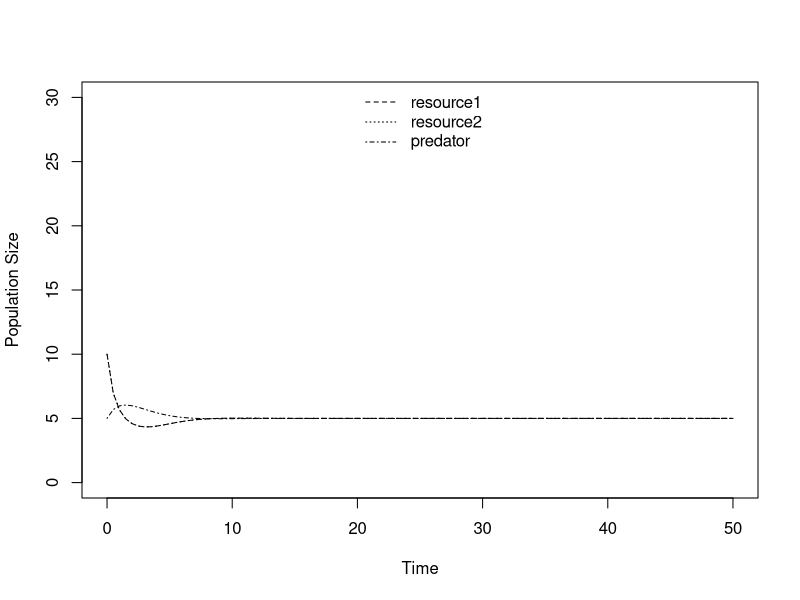
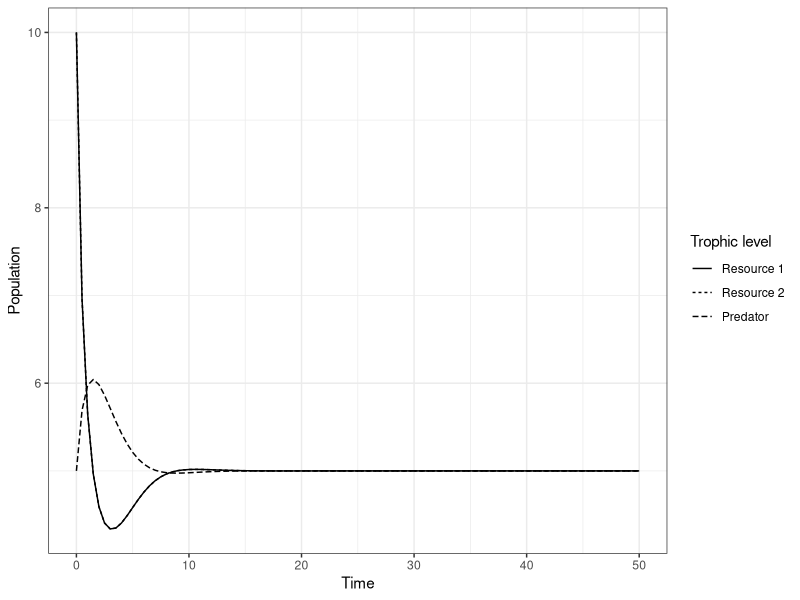

These figures' R source, in order:
library(deSolve)
library(ggplot2)
#From Abrams 1993. Effect of Increased Productivity on the Abundances of Trophic Levels.
#The American Naturalist, Vol. 141, No. 3. (Mar., 1993), pp. 351-371
#URL: http://links.jstor.org/sici?sici=0003-0147%28199303%29141%3A3%3C351%3AEOIPOT%3E2.0.CO%3B2-%23
#Model based on figure 2.3.

####FUNCTION####
predprey.log.prey <- function(t, y, params) {
  R1 <- y[1]
  R2 <- y[2]
  P <- y[3]
  with(as.list(params), {
    dR1.dt <- r * R1 * (1 - R1 / k) - a1 * R1 * P
    dR2.dt <- r * R2 * (1 - R2 / L)  - a2 * R2 * P
    dP.dt <- e1 * a1 * R1 * P + e2 * a2 * R2 * P - d * P
    return(list(c(dR1.dt, dR2.dt, dP.dt)))
  })
}
r <- 2 #Intrinsic growth rate of resource (logistic)
e1 <- 0.2 #Efficacy of take-up from resource 1 to predator
e2 <- 0.2 #Efficacy of take-up from resource 2 to predator
a1 <- 0.2 #Attack rate of predator on resource 1
a2 <- 0.2 #Attack rate of predator on resource 2
d <- 0.4 #Death rate of predator
k <- 10 #Carrying capacity of resource 1
L <- 10 #Carrying capacity of resource 2

R10 <- 10 #Initial resource 1 population
R20 <- 10 #Initial resource 2 population
P0 <- 5 #Initial predator population
params.log.prey1 <- c(r = r, e1 = e1, e2 = e2, a1 = a1, a2 = a2, d = d, k = k, L = L)
MaxTime <- 50
Time <- seq(0, MaxTime, by = 0.5)
log.prey.out <- ode(c(R10, R20, P0), Time, predprey.log.prey, params.log.prey1)

####PLOTTNG####
matplot(Time, (log.prey.out[, 2:4]), type = "l", lty = 2:4, col=1, ylab = "Population Size", xlab="Time", ylim = c(0,30))
legend("top", c(expression("resource1"), expression("resource2"), expression("predator")), lty = 2:4, bty = "n")

####PLOT WITH GGOPLOT####
library(ggplot2)
library(tidyr)
#Reshape to long format
log.prey.out <- as.data.frame(log.prey.out)
log.prey.out$time <- as.numeric(log.prey.out$time)
log.prey.out <- gather(log.prey.out, key = "Trophic level", value = "Population_size", -time)
#Plot
ggplot(data = log.prey.out, aes(x = time, y = Population_size, linetype = `Trophic level`)) +
  geom_line() +
  theme_bw() + 
  labs(x = "Time", y = "Population") +
  scale_linetype_discrete(labels=c('Resource 1', 'Resource 2', 'Predator'))
